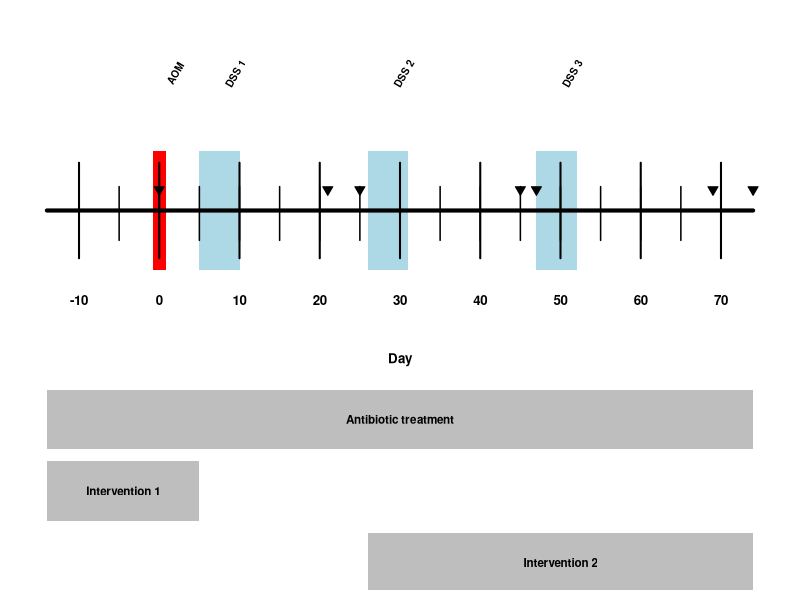

Write the R code that produced this figure.
#build a model timeline (Fig. 1A)
#4.0in x 2.5in

par(mar=c(0.5,0.5,0.5,0.5))
par(cex=1)

start <- -14
end <- 74

samples <- c(0, 21, 25, 45, 47, 69, 74)

plot(0,xaxt='n',yaxt='n',bty='n',pch='',ylab='',xlab='',xlim=c(start-1,end+1),ylim=c(-4,5))

line <- 2


polygon(c(5,5,10,10),c(line+1,line-1,line-1,line+1), col='light blue', border=NA)   # DSS 1 box
polygon(c(26,26,31,31),c(line+1,line-1,line-1,line+1), col='light blue', border=NA) # DSS 2 box
polygon(c(47,47,52,52),c(line+1,line-1,line-1,line+1), col='light blue', border=NA) # DSS 3 box
polygon(c(0.8,0.8,-0.8,-0.8),c(line+1,line-1,line-1,line+1), col='red', border=NA)  # AOM box

segments(start,line,end,line, lwd=4) # timeline

#major ticks
for(i in seq(-10,70,10)){
  segments(i,line+0.8,i,line-0.8, lwd=2)
}

# minor ticks
for(i in seq(-10,70,5)){
  segments(i,line+0.4,i,line-0.5, lwd=1.5)
}

#day label
text(seq(-10,70,10),line-1.5,labels=seq(-10,70,10), cex=0.8, font=2)
text((end+start)/2,line-2.5,'Day', cex=0.8, font=2)

offset <- 2
text(0+offset,line+2.3,'AOM', srt=60, cex=0.6, font=2)
text(7.5+offset,line+2.3,'DSS 1', srt=60, cex=0.6, font=2)
text(28.5+offset,line+2.3,'DSS 2', srt=60, cex=0.6, font=2)
text(49.5+offset,line+2.3,'DSS 3', srt=60, cex=0.6, font=2)


#sampling times
points(x=samples, y=rep(line,length(samples))+0.35, pch=25, bg="black", cex=1)

abx_line <- line-3.5
polygon(c(start, start, end, end),c(abx_line+0.5,abx_line-0.5,abx_line-0.5,abx_line+0.5), col='gray', border=NA)     # AOM box
text((end+start)/2, abx_line, label="Antibiotic treatment", cex=0.7, font=2)

intervention_line <- abx_line-1.2
polygon(c(start, start, 5, 5),c(intervention_line+0.5,intervention_line-0.5,intervention_line-0.5,intervention_line+0.5), col='gray', border=NA)     # AOM box
text((5+start)/2, intervention_line, label="Intervention 1", cex=0.7, font=2)

intervention_line <- intervention_line-1.2
polygon(c(26, 26, end, end),c(intervention_line+0.5,intervention_line-0.5,intervention_line-0.5,intervention_line+0.5), col='gray', border=NA)     # AOM box
text((end+26)/2, intervention_line, label="Intervention 2", cex=0.7, font=2)
